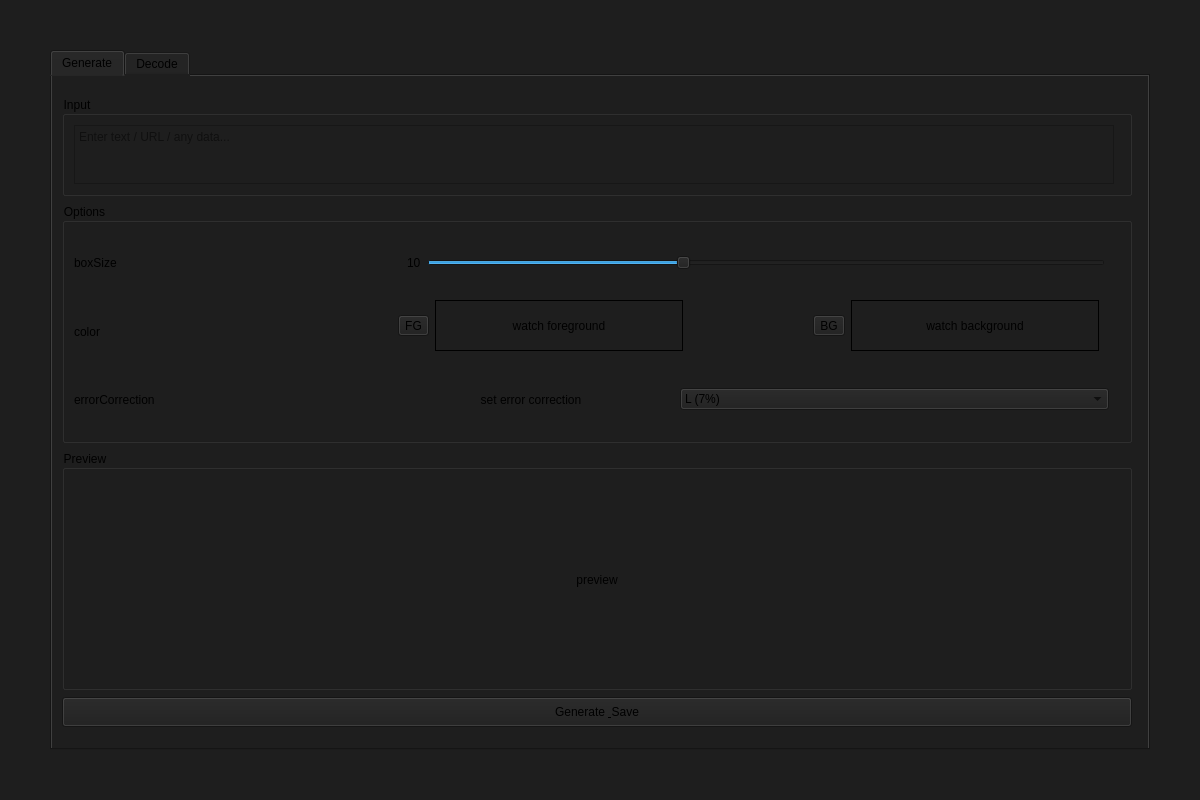
<?xml version="1.0" encoding="UTF-8"?>
<ui version="4.0">
 <class>MainWindow</class>
 <widget class="QMainWindow" name="MainWindow">
  <property name="geometry">
   <rect>
    <x>0</x>
    <y>0</y>
    <width>1200</width>
    <height>800</height>
   </rect>
  </property>
  <property name="maximumSize">
   <size>
    <width>1200</width>
    <height>800</height>
   </size>
  </property>
  <property name="mouseTracking">
   <bool>false</bool>
  </property>
  <property name="windowTitle">
   <string>QR Code Generator &amp; Decoder</string>
  </property>
  <property name="styleSheet">
   <string notr="true">font: 9pt &quot;Segoe UI&quot;;
background-color: rgb(30, 30, 30)</string>
  </property>
  <property name="documentMode">
   <bool>false</bool>
  </property>
  <widget class="QWidget" name="centralwidget">
   <property name="minimumSize">
    <size>
     <width>1200</width>
     <height>800</height>
    </size>
   </property>
   <property name="maximumSize">
    <size>
     <width>1200</width>
     <height>800</height>
    </size>
   </property>
   <layout class="QGridLayout" name="gridLayout_4">
    <item row="0" column="0">
     <widget class="QTabWidget" name="tabWidget">
      <property name="minimumSize">
       <size>
        <width>1100</width>
        <height>700</height>
       </size>
      </property>
      <property name="maximumSize">
       <size>
        <width>1100</width>
        <height>700</height>
       </size>
      </property>
      <property name="currentIndex">
       <number>0</number>
      </property>
      <widget class="QWidget" name="generate">
       <property name="minimumSize">
        <size>
         <width>1100</width>
         <height>700</height>
        </size>
       </property>
       <property name="maximumSize">
        <size>
         <width>1100</width>
         <height>700</height>
        </size>
       </property>
       <attribute name="icon">
        <iconset theme="list-add"/>
       </attribute>
       <attribute name="title">
        <string>Generate</string>
       </attribute>
       <widget class="QWidget" name="gridLayoutWidget">
        <property name="geometry">
         <rect>
          <x>0</x>
          <y>10</y>
          <width>1092</width>
          <height>651</height>
         </rect>
        </property>
        <layout class="QGridLayout" name="gridLayout">
         <property name="sizeConstraint">
          <enum>QLayout::SizeConstraint::SetMaximumSize</enum>
         </property>
         <item row="0" column="0">
          <layout class="QVBoxLayout" name="verticalLayout_5">
           <property name="spacing">
            <number>7</number>
           </property>
           <property name="sizeConstraint">
            <enum>QLayout::SizeConstraint::SetMaximumSize</enum>
           </property>
           <property name="leftMargin">
            <number>10</number>
           </property>
           <property name="topMargin">
            <number>10</number>
           </property>
           <property name="rightMargin">
            <number>10</number>
           </property>
           <property name="bottomMargin">
            <number>10</number>
           </property>
           <item>
            <widget class="QGroupBox" name="groupInput">
             <property name="minimumSize">
              <size>
               <width>1070</width>
               <height>20</height>
              </size>
             </property>
             <property name="maximumSize">
              <size>
               <width>1070</width>
               <height>100</height>
              </size>
             </property>
             <property name="acceptDrops">
              <bool>true</bool>
             </property>
             <property name="title">
              <string>Input</string>
             </property>
             <layout class="QFormLayout" name="formLayout_5">
              <item row="0" column="0">
               <layout class="QFormLayout" name="formLayout">
                <item row="0" column="0" colspan="2">
                 <widget class="QPlainTextEdit" name="editData">
                  <property name="sizePolicy">
                   <sizepolicy hsizetype="Fixed" vsizetype="Fixed">
                    <horstretch>0</horstretch>
                    <verstretch>0</verstretch>
                   </sizepolicy>
                  </property>
                  <property name="minimumSize">
                   <size>
                    <width>1040</width>
                    <height>50</height>
                   </size>
                  </property>
                  <property name="maximumSize">
                   <size>
                    <width>1040</width>
                    <height>100</height>
                   </size>
                  </property>
                  <property name="placeholderText">
                   <string>Enter text / URL / any data...</string>
                  </property>
                 </widget>
                </item>
               </layout>
              </item>
             </layout>
            </widget>
           </item>
           <item>
            <widget class="QGroupBox" name="groupOptions">
             <property name="maximumSize">
              <size>
               <width>1070</width>
               <height>16777215</height>
              </size>
             </property>
             <property name="title">
              <string>Options</string>
             </property>
             <property name="alignment">
              <set>Qt::AlignmentFlag::AlignLeading|Qt::AlignmentFlag::AlignLeft|Qt::AlignmentFlag::AlignVCenter</set>
             </property>
             <layout class="QVBoxLayout" name="verticalLayout_8">
              <item>
               <layout class="QGridLayout" name="gridLayout_2" columnstretch="3,7">
                <property name="rightMargin">
                 <number>6</number>
                </property>
                <property name="horizontalSpacing">
                 <number>17</number>
                </property>
                <item row="2" column="1">
                 <widget class="QWidget" name="errorCorrectionWidget" native="true">
                  <widget class="QWidget" name="horizontalLayoutWidget_3">
                   <property name="geometry">
                    <rect>
                     <x>-10</x>
                     <y>0</y>
                     <width>721</width>
                     <height>61</height>
                    </rect>
                   </property>
                   <layout class="QHBoxLayout" name="horizontalLayout_7" stretch="4,6">
                    <item>
                     <widget class="QLabel" name="erroCortext">
                      <property name="midLineWidth">
                       <number>2</number>
                      </property>
                      <property name="text">
                       <string>set error correction</string>
                      </property>
                      <property name="alignment">
                       <set>Qt::AlignmentFlag::AlignCenter</set>
                      </property>
                     </widget>
                    </item>
                    <item>
                     <widget class="QComboBox" name="errorCorrectionComboBox">
                      <item>
                       <property name="text">
                        <string>L (7%)</string>
                       </property>
                      </item>
                      <item>
                       <property name="text">
                        <string>M (15%)</string>
                       </property>
                      </item>
                      <item>
                       <property name="text">
                        <string>Q (25%)</string>
                       </property>
                      </item>
                      <item>
                       <property name="text">
                        <string>H (30%)</string>
                       </property>
                      </item>
                     </widget>
                    </item>
                   </layout>
                  </widget>
                 </widget>
                </item>
                <item row="1" column="1">
                 <widget class="QWidget" name="colorWidget" native="true">
                  <widget class="QWidget" name="horizontalLayoutWidget_2">
                   <property name="geometry">
                    <rect>
                     <x>0</x>
                     <y>0</y>
                     <width>701</width>
                     <height>51</height>
                    </rect>
                   </property>
                   <layout class="QHBoxLayout" name="horizontalLayout_6" stretch="3,2,1,3,2">
                    <item>
                     <widget class="QToolButton" name="btnPickFg">
                      <property name="text">
                       <string>FG</string>
                      </property>
                     </widget>
                    </item>
                    <item>
                     <widget class="QLabel" name="SWATCHfG">
                      <property name="minimumSize">
                       <size>
                        <width>28</width>
                        <height>20</height>
                       </size>
                      </property>
                      <property name="frameShape">
                       <enum>QFrame::Shape::Box</enum>
                      </property>
                      <property name="text">
                       <string>watch foreground</string>
                      </property>
                      <property name="alignment">
                       <set>Qt::AlignmentFlag::AlignCenter</set>
                      </property>
                     </widget>
                    </item>
                    <item>
                     <spacer name="horizontalSpacer">
                      <property name="orientation">
                       <enum>Qt::Orientation::Horizontal</enum>
                      </property>
                      <property name="sizeHint" stdset="0">
                       <size>
                        <width>15</width>
                        <height>20</height>
                       </size>
                      </property>
                     </spacer>
                    </item>
                    <item>
                     <widget class="QToolButton" name="btnPickBg">
                      <property name="text">
                       <string>BG</string>
                      </property>
                     </widget>
                    </item>
                    <item>
                     <widget class="QLabel" name="swatchHFG">
                      <property name="minimumSize">
                       <size>
                        <width>28</width>
                        <height>20</height>
                       </size>
                      </property>
                      <property name="frameShape">
                       <enum>QFrame::Shape::Box</enum>
                      </property>
                      <property name="text">
                       <string>watch background</string>
                      </property>
                      <property name="alignment">
                       <set>Qt::AlignmentFlag::AlignCenter</set>
                      </property>
                     </widget>
                    </item>
                   </layout>
                  </widget>
                 </widget>
                </item>
                <item row="2" column="0">
                 <widget class="QLabel" name="errorCorrectionLabel">
                  <property name="text">
                   <string>errorCorrection</string>
                  </property>
                 </widget>
                </item>
                <item row="1" column="0">
                 <widget class="QLabel" name="colorLabel">
                  <property name="text">
                   <string>color</string>
                  </property>
                 </widget>
                </item>
                <item row="0" column="1">
                 <widget class="QWidget" name="boxSizeWidget" native="true">
                  <layout class="QGridLayout" name="gridLayout_3">
                   <item row="0" column="0">
                    <widget class="QLabel" name="labelBoxSize">
                     <property name="text">
                      <string>10</string>
                     </property>
                    </widget>
                   </item>
                   <item row="0" column="1">
                    <widget class="QSlider" name="sliderBoxSize">
                     <property name="minimum">
                      <number>4</number>
                     </property>
                     <property name="maximum">
                      <number>20</number>
                     </property>
                     <property name="value">
                      <number>10</number>
                     </property>
                     <property name="orientation">
                      <enum>Qt::Orientation::Horizontal</enum>
                     </property>
                    </widget>
                   </item>
                  </layout>
                 </widget>
                </item>
                <item row="0" column="0">
                 <widget class="QLabel" name="boxSizeLabel">
                  <property name="text">
                   <string>boxSize</string>
                  </property>
                 </widget>
                </item>
               </layout>
              </item>
             </layout>
            </widget>
           </item>
           <item>
            <widget class="QGroupBox" name="groupPreview">
             <property name="maximumSize">
              <size>
               <width>1070</width>
               <height>16777215</height>
              </size>
             </property>
             <property name="title">
              <string>Preview</string>
             </property>
             <property name="alignment">
              <set>Qt::AlignmentFlag::AlignLeading|Qt::AlignmentFlag::AlignLeft|Qt::AlignmentFlag::AlignVCenter</set>
             </property>
             <widget class="QWidget" name="verticalLayoutWidget_3">
              <property name="geometry">
               <rect>
                <x>10</x>
                <y>30</y>
                <width>1052</width>
                <height>201</height>
               </rect>
              </property>
              <layout class="QVBoxLayout" name="verticalLayout_6">
               <property name="spacing">
                <number>0</number>
               </property>
               <property name="sizeConstraint">
                <enum>QLayout::SizeConstraint::SetDefaultConstraint</enum>
               </property>
               <item>
                <widget class="QLabel" name="labelQrPreview">
                 <property name="minimumSize">
                  <size>
                   <width>1050</width>
                   <height>100</height>
                  </size>
                 </property>
                 <property name="maximumSize">
                  <size>
                   <width>1040</width>
                   <height>190</height>
                  </size>
                 </property>
                 <property name="text">
                  <string>preview</string>
                 </property>
                 <property name="alignment">
                  <set>Qt::AlignmentFlag::AlignCenter</set>
                 </property>
                </widget>
               </item>
              </layout>
             </widget>
            </widget>
           </item>
           <item>
            <widget class="QPushButton" name="btnGenerateSave">
             <property name="enabled">
              <bool>true</bool>
             </property>
             <property name="sizePolicy">
              <sizepolicy hsizetype="Maximum" vsizetype="Maximum">
               <horstretch>0</horstretch>
               <verstretch>0</verstretch>
              </sizepolicy>
             </property>
             <property name="minimumSize">
              <size>
               <width>1070</width>
               <height>30</height>
              </size>
             </property>
             <property name="maximumSize">
              <size>
               <width>1070</width>
               <height>30</height>
              </size>
             </property>
             <property name="layoutDirection">
              <enum>Qt::LayoutDirection::LeftToRight</enum>
             </property>
             <property name="text">
              <string>Generate &amp; Save</string>
             </property>
            </widget>
           </item>
          </layout>
         </item>
        </layout>
       </widget>
      </widget>
      <widget class="QWidget" name="decode">
       <property name="maximumSize">
        <size>
         <width>1100</width>
         <height>700</height>
        </size>
       </property>
       <attribute name="icon">
        <iconset theme="QIcon::ThemeIcon::WeatherFog"/>
       </attribute>
       <attribute name="title">
        <string>Decode</string>
       </attribute>
       <widget class="QFrame" name="frame">
        <property name="geometry">
         <rect>
          <x>-10</x>
          <y>20</y>
          <width>1200</width>
          <height>901</height>
         </rect>
        </property>
        <property name="frameShape">
         <enum>QFrame::Shape::StyledPanel</enum>
        </property>
        <property name="frameShadow">
         <enum>QFrame::Shadow::Raised</enum>
        </property>
        <widget class="QWidget" name="verticalLayoutWidget">
         <property name="geometry">
          <rect>
           <x>60</x>
           <y>40</y>
           <width>931</width>
           <height>561</height>
          </rect>
         </property>
         <layout class="QVBoxLayout" name="verticalLayout_4">
          <item>
           <layout class="QHBoxLayout" name="horizontalLayout">
            <property name="spacing">
             <number>20</number>
            </property>
            <property name="sizeConstraint">
             <enum>QLayout::SizeConstraint::SetDefaultConstraint</enum>
            </property>
            <property name="leftMargin">
             <number>15</number>
            </property>
            <property name="topMargin">
             <number>15</number>
            </property>
            <property name="rightMargin">
             <number>15</number>
            </property>
            <property name="bottomMargin">
             <number>15</number>
            </property>
            <item>
             <widget class="QLabel" name="labelPreview">
              <property name="sizePolicy">
               <sizepolicy hsizetype="Expanding" vsizetype="Expanding">
                <horstretch>0</horstretch>
                <verstretch>0</verstretch>
               </sizepolicy>
              </property>
              <property name="frameShape">
               <enum>QFrame::Shape::StyledPanel</enum>
              </property>
              <property name="frameShadow">
               <enum>QFrame::Shadow::Sunken</enum>
              </property>
              <property name="midLineWidth">
               <number>2</number>
              </property>
              <property name="text">
               <string>Preview</string>
              </property>
              <property name="alignment">
               <set>Qt::AlignmentFlag::AlignCenter</set>
              </property>
             </widget>
            </item>
            <item>
             <widget class="QLabel" name="labelDrop">
              <property name="sizePolicy">
               <sizepolicy hsizetype="Expanding" vsizetype="Expanding">
                <horstretch>0</horstretch>
                <verstretch>0</verstretch>
               </sizepolicy>
              </property>
              <property name="acceptDrops">
               <bool>true</bool>
              </property>
              <property name="styleSheet">
               <string notr="true">backgroud-color: rgb(182, 182, 182)</string>
              </property>
              <property name="frameShape">
               <enum>QFrame::Shape::StyledPanel</enum>
              </property>
              <property name="frameShadow">
               <enum>QFrame::Shadow::Sunken</enum>
              </property>
              <property name="midLineWidth">
               <number>2</number>
              </property>
              <property name="text">
               <string>Drop file</string>
              </property>
              <property name="textFormat">
               <enum>Qt::TextFormat::AutoText</enum>
              </property>
              <property name="alignment">
               <set>Qt::AlignmentFlag::AlignCenter</set>
              </property>
             </widget>
            </item>
           </layout>
          </item>
          <item>
           <widget class="QLabel" name="labelResults">
            <property name="text">
             <string>Results</string>
            </property>
            <property name="alignment">
             <set>Qt::AlignmentFlag::AlignCenter</set>
            </property>
           </widget>
          </item>
          <item>
           <widget class="QLabel" name="showResultsLabel">
            <property name="sizePolicy">
             <sizepolicy hsizetype="Expanding" vsizetype="Expanding">
              <horstretch>0</horstretch>
              <verstretch>0</verstretch>
             </sizepolicy>
            </property>
            <property name="frameShape">
             <enum>QFrame::Shape::StyledPanel</enum>
            </property>
            <property name="frameShadow">
             <enum>QFrame::Shadow::Sunken</enum>
            </property>
            <property name="text">
             <string>Your results will show here.</string>
            </property>
            <property name="alignment">
             <set>Qt::AlignmentFlag::AlignCenter</set>
            </property>
           </widget>
          </item>
         </layout>
        </widget>
       </widget>
      </widget>
     </widget>
    </item>
   </layout>
  </widget>
  <action name="actionGenerate">
   <property name="text">
    <string>Generate</string>
   </property>
  </action>
 </widget>
 <resources/>
 <connections>
  <connection>
   <sender>sliderBoxSize</sender>
   <signal>valueChanged(int)</signal>
   <receiver>labelBoxSize</receiver>
   <slot>setNum(int)</slot>
   <hints>
    <hint type="sourcelabel">
     <x>738</x>
     <y>210</y>
    </hint>
    <hint type="destinationlabel">
     <x>583</x>
     <y>207</y>
    </hint>
   </hints>
  </connection>
 </connections>
</ui>
